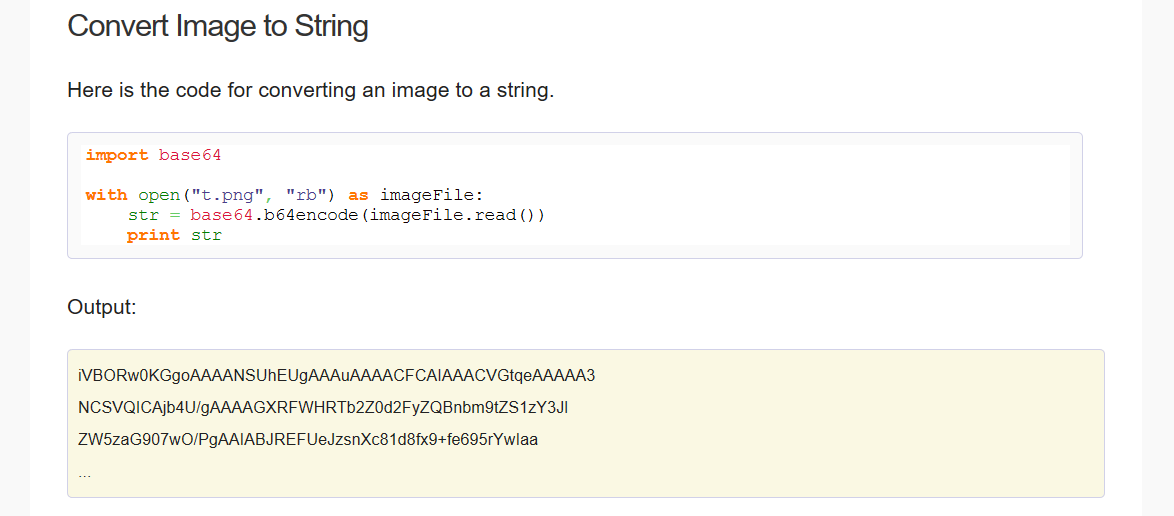
#> input picture ConvertImageToString.png, 1174 x 516 px
$ python -i ImageModificationModule.py   (imports and definitions only)
#> lines starting #> are read from the running program, lines starting #| are printed output that depends on the picture; after the words box and inside, x2 and y2 are one past the last pixel; in counts of white or black regions, pixels touching at a corner belong together
# -*- coding: utf-8 -*-
"""
Created on Tue Oct 10 23:41:17 2017

@author: ADITYA
"""

import cv2
import numpy as np

def getImageArray(string):
    #CONVERTING IMAGE INTO GRAYSCALE IMAGE ------------------------------------------------------------------------------
#> called with string = 'ConvertImageToString.png'
    img = cv2.imread(string)
#> img is the input picture: shape (516, 1174, 3); mean B, G, R 243.1, 248.2, 248.9

    #GRAYSCALING --------------------------------------------------------------------------------------------------------
    grayFrame = cv2.cvtColor(img, cv2.COLOR_BGR2GRAY)

    #OBTAINING THE SHAPE OF THE IMAGE -----------------------------------------------------------------------------------
    grayFrameShape = grayFrame.shape[:2]
#> grayFrameShape = (516, 1174)

    #RESIZING THE IMAGE -------------------------------------------------------------------------------------------------
    divisionValue = 200.0/grayFrameShape[0]
#> divisionValue = 0.388
    rows = 200
    cols = int(grayFrameShape[1]*divisionValue)
#> cols = 455
    grayFrameResized = cv2.resize(grayFrame, (cols, rows))
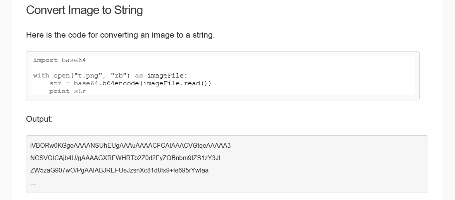
#> grayFrameResized: shape (200, 455); min 12, max 255, mean 247.7


    #THRESHOLDING THE IMAGE  --------------------------------------------------------------------------------------------
    ret, thresholdFrame = cv2.threshold(grayFrameResized, 250, 255, cv2.THRESH_BINARY)
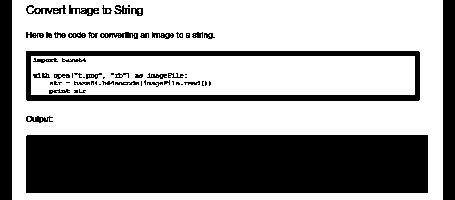
#> thresholdFrame: shape (200, 455); 61.6% white; 64 black regions (27 under 20 px), largest, box (x1, y1, x2, y2) and area: (26, 135, 428, 193) 23315, (26, 51, 420, 101) 4721, (0, 0, 12, 200) 2400


    #BINARIZING THE RESIZED IMAGE ---------------------------------------------------------------------------------------
    finalImage = thresholdFrame
    finalBinary = np.clip(finalImage, 0 ,1)

    #FUNCTION TO RETURN THE IMAGE ---------------------------------------------------------------------------------------
    return finalBinary, finalImage


# [5 lines of commented-out code are left out]

>>> result = getImageArray('ConvertImageToString.png')
